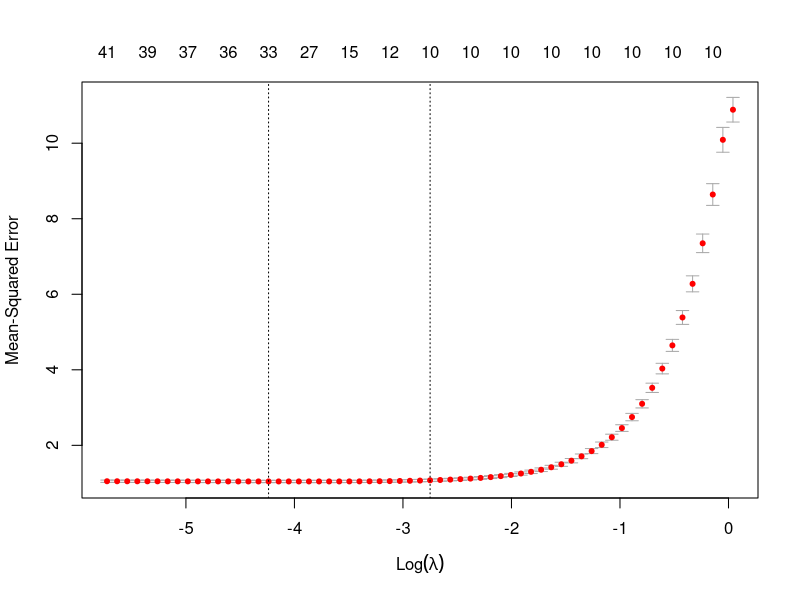

Generate this figure with R:
## ---- chunk 1

library(glmnet)

## ---- chunk 2

x <- matrix(rnorm(2000*50), ncol = 50) #regressores
betas <- c(rep(1,10),rep(0,40)) # as 10 primeiras serão relevantes com um coeficiente 1. As outras são irrelevantes - e portanto tem um coeficiente 0
y <- x%*%betas + rnorm(2000) 

modelo <- glmnet(x,y)
coef(modelo)[,1:5] # só pegando as 5 primeiras colunas. Veja que o comando summary não nos dá o que queremos no glmnet

## ---- chunk 3

cross_val <- cv.glmnet(x,y)

coef(cross_val)

## ---- chunk 4

plot(cross_val)

